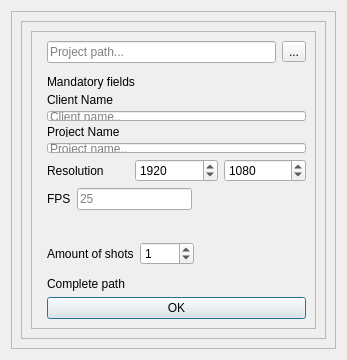
<?xml version="1.0" encoding="UTF-8"?>
<ui version="4.0">
 <class>ui_new_project_dialog</class>
 <widget class="QDialog" name="ui_new_project_dialog">
  <property name="geometry">
   <rect>
    <x>0</x>
    <y>0</y>
    <width>347</width>
    <height>360</height>
   </rect>
  </property>
  <property name="minimumSize">
   <size>
    <width>347</width>
    <height>360</height>
   </size>
  </property>
  <property name="maximumSize">
   <size>
    <width>347</width>
    <height>360</height>
   </size>
  </property>
  <property name="windowTitle">
   <string>Dialog</string>
  </property>
  <layout class="QGridLayout" name="gridLayout">
   <item row="0" column="0">
    <widget class="QFrame" name="frame">
     <property name="frameShape">
      <enum>QFrame::StyledPanel</enum>
     </property>
     <property name="frameShadow">
      <enum>QFrame::Raised</enum>
     </property>
     <layout class="QGridLayout" name="gridLayout_2">
      <item row="0" column="0">
       <widget class="QFrame" name="frame_2">
        <property name="frameShape">
         <enum>QFrame::StyledPanel</enum>
        </property>
        <property name="frameShadow">
         <enum>QFrame::Raised</enum>
        </property>
        <layout class="QGridLayout" name="gridLayout_4">
         <item row="0" column="0">
          <widget class="QFrame" name="frame_4">
           <property name="frameShape">
            <enum>QFrame::StyledPanel</enum>
           </property>
           <property name="frameShadow">
            <enum>QFrame::Raised</enum>
           </property>
           <layout class="QFormLayout" name="formLayout_2">
            <item row="0" column="1">
             <layout class="QHBoxLayout" name="horizontalLayout_5">
              <item>
               <widget class="QLineEdit" name="le_projectPath_2">
                <property name="placeholderText">
                 <string>Project path...</string>
                </property>
               </widget>
              </item>
              <item>
               <widget class="QToolButton" name="btn_folder_lookup_2">
                <property name="text">
                 <string>...</string>
                </property>
               </widget>
              </item>
             </layout>
            </item>
            <item row="1" column="1">
             <spacer name="verticalSpacer_4">
              <property name="orientation">
               <enum>Qt::Vertical</enum>
              </property>
              <property name="sizeHint" stdset="0">
               <size>
                <width>20</width>
                <height>40</height>
               </size>
              </property>
             </spacer>
            </item>
            <item row="2" column="1">
             <widget class="QLabel" name="label_7">
              <property name="text">
               <string>Mandatory fields</string>
              </property>
             </widget>
            </item>
            <item row="3" column="1">
             <layout class="QVBoxLayout" name="verticalLayout_3">
              <item>
               <widget class="QLabel" name="label_8">
                <property name="text">
                 <string>Client Name</string>
                </property>
               </widget>
              </item>
              <item>
               <widget class="QLineEdit" name="le_clientName_2">
                <property name="placeholderText">
                 <string>Client name..</string>
                </property>
               </widget>
              </item>
             </layout>
            </item>
            <item row="4" column="1">
             <layout class="QVBoxLayout" name="verticalLayout_4">
              <item>
               <widget class="QLabel" name="label_9">
                <property name="text">
                 <string>Project Name</string>
                </property>
               </widget>
              </item>
              <item>
               <widget class="QLineEdit" name="le_projectName_2">
                <property name="placeholderText">
                 <string>Project name..</string>
                </property>
               </widget>
              </item>
             </layout>
            </item>
            <item row="5" column="1">
             <layout class="QHBoxLayout" name="horizontalLayout_6">
              <item>
               <widget class="QLabel" name="label_10">
                <property name="text">
                 <string>Resolution</string>
                </property>
               </widget>
              </item>
              <item>
               <widget class="QSpinBox" name="ui_resolution_x_2">
                <property name="maximum">
                 <number>5000</number>
                </property>
                <property name="value">
                 <number>1920</number>
                </property>
               </widget>
              </item>
              <item>
               <widget class="QSpinBox" name="ui_resolution_y_2">
                <property name="maximum">
                 <number>9900</number>
                </property>
                <property name="value">
                 <number>1080</number>
                </property>
               </widget>
              </item>
             </layout>
            </item>
            <item row="6" column="1">
             <layout class="QHBoxLayout" name="horizontalLayout_7">
              <item>
               <widget class="QLabel" name="label_11">
                <property name="text">
                 <string>FPS</string>
                </property>
               </widget>
              </item>
              <item>
               <widget class="QLineEdit" name="le_fps_2">
                <property name="placeholderText">
                 <string>25</string>
                </property>
               </widget>
              </item>
              <item>
               <spacer name="horizontalSpacer_4">
                <property name="orientation">
                 <enum>Qt::Horizontal</enum>
                </property>
                <property name="sizeHint" stdset="0">
                 <size>
                  <width>40</width>
                  <height>20</height>
                 </size>
                </property>
               </spacer>
              </item>
             </layout>
            </item>
            <item row="7" column="1">
             <spacer name="horizontalSpacer_5">
              <property name="orientation">
               <enum>Qt::Horizontal</enum>
              </property>
              <property name="sizeHint" stdset="0">
               <size>
                <width>40</width>
                <height>20</height>
               </size>
              </property>
             </spacer>
            </item>
            <item row="8" column="1">
             <layout class="QHBoxLayout" name="horizontalLayout_8">
              <item>
               <widget class="QLabel" name="label_12">
                <property name="text">
                 <string>Amount of shots</string>
                </property>
               </widget>
              </item>
              <item>
               <widget class="QSpinBox" name="ui_shotNumber_2">
                <property name="maximum">
                 <number>1200</number>
                </property>
                <property name="value">
                 <number>1</number>
                </property>
               </widget>
              </item>
              <item>
               <spacer name="horizontalSpacer_6">
                <property name="orientation">
                 <enum>Qt::Horizontal</enum>
                </property>
                <property name="sizeHint" stdset="0">
                 <size>
                  <width>40</width>
                  <height>20</height>
                 </size>
                </property>
               </spacer>
              </item>
             </layout>
            </item>
            <item row="9" column="1">
             <spacer name="verticalSpacer_5">
              <property name="orientation">
               <enum>Qt::Vertical</enum>
              </property>
              <property name="sizeHint" stdset="0">
               <size>
                <width>20</width>
                <height>40</height>
               </size>
              </property>
             </spacer>
            </item>
            <item row="10" column="1">
             <widget class="QLabel" name="ui_complete_path_2">
              <property name="text">
               <string>Complete path</string>
              </property>
             </widget>
            </item>
            <item row="11" column="1">
             <widget class="QPushButton" name="btn_OK">
              <property name="text">
               <string>OK</string>
              </property>
             </widget>
            </item>
           </layout>
          </widget>
         </item>
         <item row="1" column="0">
          <spacer name="verticalSpacer_6">
           <property name="orientation">
            <enum>Qt::Vertical</enum>
           </property>
           <property name="sizeHint" stdset="0">
            <size>
             <width>20</width>
             <height>40</height>
            </size>
           </property>
          </spacer>
         </item>
        </layout>
       </widget>
      </item>
     </layout>
    </widget>
   </item>
  </layout>
 </widget>
 <resources/>
 <connections/>
</ui>
